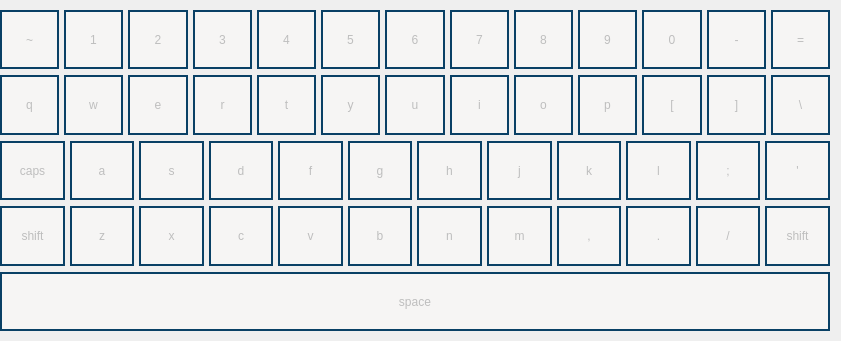
   <widget class="QWidget" name="verticalLayoutWidget">
    <property name="geometry">
     <rect>
      <x>10</x>
      <y>300</y>
      <width>841</width>
      <height>341</height>
     </rect>
    </property>
    <layout class="QVBoxLayout" name="verticalLayout">
     <property name="leftMargin">
      <number>0</number>
     </property>
     <property name="topMargin">
      <number>10</number>
     </property>
     <property name="bottomMargin">
      <number>10</number>
     </property>
     <item>
      <layout class="QHBoxLayout" name="horizontalLayout">
       <property name="spacing">
        <number>5</number>
       </property>
       <property name="sizeConstraint">
        <enum>QLayout::SetDefaultConstraint</enum>
       </property>
       <item>
        <widget class="QPushButton" name="bnt_49">
         <property name="enabled">
          <bool>false</bool>
         </property>
         <property name="sizePolicy">
          <sizepolicy hsizetype="MinimumExpanding" vsizetype="Minimum">
           <horstretch>0</horstretch>
           <verstretch>0</verstretch>
          </sizepolicy>
         </property>
         <property name="styleSheet">
          <string notr="true">border: 2px solid #094065;
background-color: rgb(246, 245, 244);</string>
         </property>
         <property name="text">
          <string>~</string>
         </property>
        </widget>
       </item>
       <item>
        <widget class="QPushButton" name="bnt_10">
         <property name="enabled">
          <bool>false</bool>
         </property>
         <property name="sizePolicy">
          <sizepolicy hsizetype="MinimumExpanding" vsizetype="Minimum">
           <horstretch>0</horstretch>
           <verstretch>0</verstretch>
          </sizepolicy>
         </property>
         <property name="styleSheet">
          <string notr="true">border: 2px solid #094065;
background-color: rgb(246, 245, 244);</string>
         </property>
         <property name="text">
          <string>1</string>
         </property>
        </widget>
       </item>
       <item>
        <widget class="QPushButton" name="bnt_11">
         <property name="enabled">
          <bool>false</bool>
         </property>
         <property name="sizePolicy">
          <sizepolicy hsizetype="MinimumExpanding" vsizetype="Minimum">
           <horstretch>0</horstretch>
           <verstretch>0</verstretch>
          </sizepolicy>
         </property>
         <property name="styleSheet">
          <string notr="true">border: 2px solid #094065;
background-color: rgb(246, 245, 244);</string>
         </property>
         <property name="text">
          <string>2</string>
         </property>
        </widget>
       </item>
       <item>
        <widget class="QPushButton" name="bnt_12">
         <property name="enabled">
          <bool>false</bool>
         </property>
         <property name="sizePolicy">
          <sizepolicy hsizetype="MinimumExpanding" vsizetype="Minimum">
           <horstretch>0</horstretch>
           <verstretch>0</verstretch>
          </sizepolicy>
         </property>
         <property name="styleSheet">
          <string notr="true">border: 2px solid #094065;
background-color: rgb(246, 245, 244);</string>
         </property>
         <property name="text">
          <string>3</string>
         </property>
        </widget>
       </item>
       <item>
        <widget class="QPushButton" name="bnt_13">
         <property name="enabled">
          <bool>false</bool>
         </property>
         <property name="sizePolicy">
          <sizepolicy hsizetype="MinimumExpanding" vsizetype="Minimum">
           <horstretch>0</horstretch>
           <verstretch>0</verstretch>
          </sizepolicy>
         </property>
         <property name="styleSheet">
          <string notr="true">border: 2px solid #094065;
background-color: rgb(246, 245, 244);</string>
         </property>
         <property name="text">
          <string>4</string>
         </property>
        </widget>
       </item>
       <item>
        <widget class="QPushButton" name="bnt_14">
         <property name="enabled">
          <bool>false</bool>
         </property>
         <property name="sizePolicy">
          <sizepolicy hsizetype="MinimumExpanding" vsizetype="Minimum">
           <horstretch>0</horstretch>
           <verstretch>0</verstretch>
          </sizepolicy>
         </property>
         <property name="styleSheet">
          <string notr="true">border: 2px solid #094065;
background-color: rgb(246, 245, 244);</string>
         </property>
         <property name="text">
          <string>5</string>
         </property>
        </widget>
       </item>
       <item>
        <widget class="QPushButton" name="bnt_15">
         <property name="enabled">
          <bool>false</bool>
         </property>
         <property name="sizePolicy">
          <sizepolicy hsizetype="MinimumExpanding" vsizetype="Minimum">
           <horstretch>0</horstretch>
           <verstretch>0</verstretch>
          </sizepolicy>
         </property>
         <property name="styleSheet">
          <string notr="true">border: 2px solid #094065;
background-color: rgb(246, 245, 244);</string>
         </property>
         <property name="text">
          <string>6</string>
         </property>
        </widget>
       </item>
       <item>
        <widget class="QPushButton" name="bnt_16">
         <property name="enabled">
          <bool>false</bool>
         </property>
         <property name="sizePolicy">
          <sizepolicy hsizetype="MinimumExpanding" vsizetype="Minimum">
           <horstretch>0</horstretch>
           <verstretch>0</verstretch>
          </sizepolicy>
         </property>
         <property name="styleSheet">
          <string notr="true">border: 2px solid #094065;
background-color: rgb(246, 245, 244);</string>
         </property>
         <property name="text">
          <string>7</string>
         </property>
        </widget>
       </item>
       <item>
        <widget class="QPushButton" name="bnt_17">
         <property name="enabled">
          <bool>false</bool>
         </property>
         <property name="sizePolicy">
          <sizepolicy hsizetype="MinimumExpanding" vsizetype="Minimum">
           <horstretch>0</horstretch>
           <verstretch>0</verstretch>
          </sizepolicy>
         </property>
         <property name="styleSheet">
          <string notr="true">border: 2px solid #094065;
background-color: rgb(246, 245, 244);</string>
         </property>
         <property name="text">
          <string>8</string>
         </property>
        </widget>
       </item>
       <item>
        <widget class="QPushButton" name="bnt_18">
         <property name="enabled">
          <bool>false</bool>
         </property>
         <property name="sizePolicy">
          <sizepolicy hsizetype="MinimumExpanding" vsizetype="Minimum">
           <horstretch>0</horstretch>
           <verstretch>0</verstretch>
          </sizepolicy>
         </property>
         <property name="styleSheet">
          <string notr="true">border: 2px solid #094065;
background-color: rgb(246, 245, 244);</string>
         </property>
         <property name="text">
          <string>9</string>
         </property>
        </widget>
       </item>
       <item>
        <widget class="QPushButton" name="bnt_19">
         <property name="enabled">
          <bool>false</bool>
         </property>
         <property name="sizePolicy">
          <sizepolicy hsizetype="MinimumExpanding" vsizetype="Minimum">
           <horstretch>0</horstretch>
           <verstretch>0</verstretch>
          </sizepolicy>
         </property>
         <property name="styleSheet">
          <string notr="true">border: 2px solid #094065;
background-color: rgb(246, 245, 244);</string>
         </property>
         <property name="text">
          <string>0</string>
         </property>
        </widget>
       </item>
       <item>
        <widget class="QPushButton" name="bnt_20">
         <property name="enabled">
          <bool>false</bool>
         </property>
         <property name="sizePolicy">
          <sizepolicy hsizetype="MinimumExpanding" vsizetype="Minimum">
           <horstretch>0</horstretch>
           <verstretch>0</verstretch>
          </sizepolicy>
         </property>
         <property name="styleSheet">
          <string notr="true">border: 2px solid #094065;
background-color: rgb(246, 245, 244);</string>
         </property>
         <property name="text">
          <string>-</string>
         </property>
        </widget>
       </item>
       <item>
        <widget class="QPushButton" name="bnt_21">
         <property name="enabled">
          <bool>false</bool>
         </property>
         <property name="sizePolicy">
          <sizepolicy hsizetype="MinimumExpanding" vsizetype="Minimum">
           <horstretch>0</horstretch>
           <verstretch>0</verstretch>
          </sizepolicy>
         </property>
         <property name="styleSheet">
          <string notr="true">border: 2px solid #094065;
background-color: rgb(246, 245, 244);</string>
         </property>
         <property name="text">
          <string>=</string>
         </property>
        </widget>
       </item>
      </layout>
     </item>
     <item>
      <layout class="QHBoxLayout" name="horizontalLayout_3">
       <property name="spacing">
        <number>5</number>
       </property>
       <property name="sizeConstraint">
        <enum>QLayout::SetDefaultConstraint</enum>
       </property>
       <item>
        <widget class="QPushButton" name="bnt_24">
         <property name="enabled">
          <bool>false</bool>
         </property>
         <property name="sizePolicy">
          <sizepolicy hsizetype="MinimumExpanding" vsizetype="Minimum">
           <horstretch>0</horstretch>
           <verstretch>0</verstretch>
          </sizepolicy>
         </property>
         <property name="styleSheet">
          <string notr="true">border: 2px solid #094065;
background-color: rgb(246, 245, 244);</string>
         </property>
         <property name="text">
          <string>q</string>
         </property>
        </widget>
       </item>
       <item>
        <widget class="QPushButton" name="bnt_25">
         <property name="enabled">
          <bool>false</bool>
         </property>
         <property name="sizePolicy">
          <sizepolicy hsizetype="MinimumExpanding" vsizetype="Minimum">
           <horstretch>0</horstretch>
           <verstretch>0</verstretch>
          </sizepolicy>
         </property>
         <property name="styleSheet">
          <string notr="true">border: 2px solid #094065;
background-color: rgb(246, 245, 244);</string>
         </property>
         <property name="text">
          <string>w</string>
         </property>
        </widget>
       </item>
       <item>
        <widget class="QPushButton" name="bnt_26">
         <property name="enabled">
          <bool>false</bool>
         </property>
         <property name="sizePolicy">
          <sizepolicy hsizetype="MinimumExpanding" vsizetype="Minimum">
           <horstretch>0</horstretch>
           <verstretch>0</verstretch>
          </sizepolicy>
         </property>
         <property name="styleSheet">
          <string notr="true">border: 2px solid #094065;
background-color: rgb(246, 245, 244);</string>
         </property>
         <property name="text">
          <string>e</string>
         </property>
        </widget>
       </item>
       <item>
        <widget class="QPushButton" name="bnt_27">
         <property name="enabled">
          <bool>false</bool>
         </property>
         <property name="sizePolicy">
          <sizepolicy hsizetype="MinimumExpanding" vsizetype="Minimum">
           <horstretch>0</horstretch>
           <verstretch>0</verstretch>
          </sizepolicy>
         </property>
         <property name="styleSheet">
          <string notr="true">border: 2px solid #094065;
background-color: rgb(246, 245, 244);</string>
         </property>
         <property name="text">
          <string>r</string>
         </property>
        </widget>
       </item>
       <item>
        <widget class="QPushButton" name="bnt_28">
         <property name="enabled">
          <bool>false</bool>
         </property>
         <property name="sizePolicy">
          <sizepolicy hsizetype="MinimumExpanding" vsizetype="Minimum">
           <horstretch>0</horstretch>
           <verstretch>0</verstretch>
          </sizepolicy>
         </property>
         <property name="styleSheet">
          <string notr="true">border: 2px solid #094065;
background-color: rgb(246, 245, 244);</string>
         </property>
         <property name="text">
          <string>t</string>
         </property>
        </widget>
       </item>
       <item>
        <widget class="QPushButton" name="bnt_29">
         <property name="enabled">
          <bool>false</bool>
         </property>
         <property name="sizePolicy">
          <sizepolicy hsizetype="MinimumExpanding" vsizetype="Minimum">
           <horstretch>0</horstretch>
           <verstretch>0</verstretch>
          </sizepolicy>
         </property>
         <property name="styleSheet">
          <string notr="true">border: 2px solid #094065;
background-color: rgb(246, 245, 244);</string>
         </property>
         <property name="text">
          <string>y</string>
         </property>
        </widget>
       </item>
       <item>
        <widget class="QPushButton" name="bnt_30">
         <property name="enabled">
          <bool>false</bool>
         </property>
         <property name="sizePolicy">
          <sizepolicy hsizetype="MinimumExpanding" vsizetype="Minimum">
           <horstretch>0</horstretch>
           <verstretch>0</verstretch>
          </sizepolicy>
         </property>
         <property name="styleSheet">
          <string notr="true">border: 2px solid #094065;
background-color: rgb(246, 245, 244);</string>
         </property>
         <property name="text">
          <string>u</string>
         </property>
        </widget>
       </item>
       <item>
        <widget class="QPushButton" name="bnt_31">
         <property name="enabled">
          <bool>false</bool>
         </property>
         <property name="sizePolicy">
          <sizepolicy hsizetype="MinimumExpanding" vsizetype="Minimum">
           <horstretch>0</horstretch>
           <verstretch>0</verstretch>
          </sizepolicy>
         </property>
         <property name="styleSheet">
          <string notr="true">border: 2px solid #094065;
background-color: rgb(246, 245, 244);</string>
         </property>
         <property name="text">
          <string>i</string>
         </property>
        </widget>
       </item>
       <item>
        <widget class="QPushButton" name="bnt_32">
         <property name="enabled">
          <bool>false</bool>
         </property>
         <property name="sizePolicy">
          <sizepolicy hsizetype="MinimumExpanding" vsizetype="Minimum">
           <horstretch>0</horstretch>
           <verstretch>0</verstretch>
          </sizepolicy>
         </property>
         <property name="styleSheet">
          <string notr="true">border: 2px solid #094065;
background-color: rgb(246, 245, 244);</string>
         </property>
         <property name="text">
          <string>o</string>
         </property>
        </widget>
       </item>
       <item>
        <widget class="QPushButton" name="bnt_33">
         <property name="enabled">
          <bool>false</bool>
         </property>
         <property name="sizePolicy">
          <sizepolicy hsizetype="MinimumExpanding" vsizetype="Minimum">
           <horstretch>0</horstretch>
           <verstretch>0</verstretch>
          </sizepolicy>
         </property>
         <property name="styleSheet">
          <string notr="true">border: 2px solid #094065;
background-color: rgb(246, 245, 244);</string>
         </property>
         <property name="text">
          <string>p</string>
         </property>
        </widget>
       </item>
       <item>
        <widget class="QPushButton" name="bnt_34">
         <property name="enabled">
          <bool>false</bool>
         </property>
         <property name="sizePolicy">
          <sizepolicy hsizetype="MinimumExpanding" vsizetype="Minimum">
           <horstretch>0</horstretch>
           <verstretch>0</verstretch>
          </sizepolicy>
         </property>
         <property name="styleSheet">
          <string notr="true">border: 2px solid #094065;
background-color: rgb(246, 245, 244);</string>
         </property>
         <property name="text">
          <string>[</string>
         </property>
        </widget>
       </item>
       <item>
        <widget class="QPushButton" name="bnt_35">
         <property name="enabled">
          <bool>false</bool>
         </property>
         <property name="sizePolicy">
          <sizepolicy hsizetype="MinimumExpanding" vsizetype="Minimum">
           <horstretch>0</horstretch>
           <verstretch>0</verstretch>
          </sizepolicy>
         </property>
         <property name="styleSheet">
          <string notr="true">border: 2px solid #094065;
background-color: rgb(246, 245, 244);</string>
         </property>
         <property name="text">
          <string>]</string>
         </property>
        </widget>
       </item>
       <item>
        <widget class="QPushButton" name="bnt_51">
         <property name="enabled">
          <bool>false</bool>
         </property>
         <property name="sizePolicy">
          <sizepolicy hsizetype="MinimumExpanding" vsizetype="Minimum">
           <horstretch>0</horstretch>
           <verstretch>0</verstretch>
          </sizepolicy>
         </property>
         <property name="styleSheet">
          <string notr="true">border: 2px solid #094065;
background-color: rgb(246, 245, 244);</string>
         </property>
         <property name="text">
          <string>\</string>
         </property>
        </widget>
       </item>
      </layout>
     </item>
     <item>
      <layout class="QHBoxLayout" name="horizontalLayout_4">
       <property name="spacing">
        <number>5</number>
       </property>
       <property name="sizeConstraint">
        <enum>QLayout::SetDefaultConstraint</enum>
       </property>
       <item>
        <widget class="QPushButton" name="bnt_66">
         <property name="enabled">
          <bool>false</bool>
         </property>
         <property name="sizePolicy">
          <sizepolicy hsizetype="MinimumExpanding" vsizetype="Minimum">
           <horstretch>0</horstretch>
           <verstretch>0</verstretch>
          </sizepolicy>
         </property>
         <property name="styleSheet">
          <string notr="true">border: 2px solid #094065;
background-color: rgb(246, 245, 244);</string>
         </property>
         <property name="text">
          <string>caps</string>
         </property>
        </widget>
       </item>
       <item>
        <widget class="QPushButton" name="bnt_38">
         <property name="enabled">
          <bool>false</bool>
         </property>
         <property name="sizePolicy">
          <sizepolicy hsizetype="MinimumExpanding" vsizetype="Minimum">
           <horstretch>0</horstretch>
           <verstretch>0</verstretch>
          </sizepolicy>
         </property>
         <property name="styleSheet">
          <string notr="true">border: 2px solid #094065;
background-color: rgb(246, 245, 244);</string>
         </property>
         <property name="text">
          <string>a</string>
         </property>
        </widget>
       </item>
       <item>
        <widget class="QPushButton" name="bnt_39">
         <property name="enabled">
          <bool>false</bool>
         </property>
         <property name="sizePolicy">
          <sizepolicy hsizetype="MinimumExpanding" vsizetype="Minimum">
           <horstretch>0</horstretch>
           <verstretch>0</verstretch>
          </sizepolicy>
         </property>
         <property name="styleSheet">
          <string notr="true">border: 2px solid #094065;
background-color: rgb(246, 245, 244);</string>
         </property>
         <property name="text">
          <string>s</string>
         </property>
        </widget>
       </item>
       <item>
        <widget class="QPushButton" name="bnt_40">
         <property name="enabled">
          <bool>false</bool>
         </property>
         <property name="sizePolicy">
          <sizepolicy hsizetype="MinimumExpanding" vsizetype="Minimum">
           <horstretch>0</horstretch>
           <verstretch>0</verstretch>
          </sizepolicy>
         </property>
         <property name="styleSheet">
          <string notr="true">border: 2px solid #094065;
background-color: rgb(246, 245, 244);</string>
         </property>
         <property name="text">
          <string>d</string>
         </property>
        </widget>
       </item>
       <item>
        <widget class="QPushButton" name="bnt_41">
         <property name="enabled">
          <bool>false</bool>
         </property>
         <property name="sizePolicy">
          <sizepolicy hsizetype="MinimumExpanding" vsizetype="Minimum">
           <horstretch>0</horstretch>
           <verstretch>0</verstretch>
          </sizepolicy>
         </property>
         <property name="styleSheet">
          <string notr="true">border: 2px solid #094065;
background-color: rgb(246, 245, 244);</string>
         </property>
         <property name="text">
          <string>f</string>
         </property>
        </widget>
       </item>
       <item>
        <widget class="QPushButton" name="bnt_42">
         <property name="enabled">
          <bool>false</bool>
         </property>
         <property name="sizePolicy">
          <sizepolicy hsizetype="MinimumExpanding" vsizetype="Minimum">
           <horstretch>0</horstretch>
           <verstretch>0</verstretch>
          </sizepolicy>
         </property>
         <property name="styleSheet">
          <string notr="true">border: 2px solid #094065;
background-color: rgb(246, 245, 244);</string>
         </property>
         <property name="text">
          <string>g</string>
         </property>
        </widget>
       </item>
       <item>
        <widget class="QPushButton" name="bnt_43">
         <property name="enabled">
          <bool>false</bool>
         </property>
         <property name="sizePolicy">
          <sizepolicy hsizetype="MinimumExpanding" vsizetype="Minimum">
           <horstretch>0</horstretch>
           <verstretch>0</verstretch>
          </sizepolicy>
         </property>
         <property name="styleSheet">
          <string notr="true">border: 2px solid #094065;
background-color: rgb(246, 245, 244);</string>
         </property>
         <property name="text">
          <string>h</string>
         </property>
        </widget>
       </item>
       <item>
        <widget class="QPushButton" name="bnt_44">
         <property name="enabled">
          <bool>false</bool>
         </property>
         <property name="sizePolicy">
          <sizepolicy hsizetype="MinimumExpanding" vsizetype="Minimum">
           <horstretch>0</horstretch>
           <verstretch>0</verstretch>
          </sizepolicy>
         </property>
         <property name="styleSheet">
          <string notr="true">border: 2px solid #094065;
background-color: rgb(246, 245, 244);</string>
         </property>
         <property name="text">
          <string>j</string>
         </property>
        </widget>
       </item>
       <item>
        <widget class="QPushButton" name="bnt_45">
         <property name="enabled">
          <bool>false</bool>
         </property>
         <property name="sizePolicy">
          <sizepolicy hsizetype="MinimumExpanding" vsizetype="Minimum">
           <horstretch>0</horstretch>
           <verstretch>0</verstretch>
          </sizepolicy>
         </property>
         <property name="styleSheet">
          <string notr="true">border: 2px solid #094065;
background-color: rgb(246, 245, 244);</string>
         </property>
         <property name="text">
          <string>k</string>
         </property>
        </widget>
       </item>
       <item>
        <widget class="QPushButton" name="bnt_46">
         <property name="enabled">
          <bool>false</bool>
         </property>
         <property name="sizePolicy">
          <sizepolicy hsizetype="MinimumExpanding" vsizetype="Minimum">
           <horstretch>0</horstretch>
           <verstretch>0</verstretch>
          </sizepolicy>
         </property>
         <property name="styleSheet">
          <string notr="true">border: 2px solid #094065;
background-color: rgb(246, 245, 244);</string>
         </property>
         <property name="text">
          <string>l</string>
         </property>
        </widget>
       </item>
       <item>
        <widget class="QPushButton" name="bnt_47">
         <property name="enabled">
          <bool>false</bool>
         </property>
         <property name="sizePolicy">
          <sizepolicy hsizetype="MinimumExpanding" vsizetype="Minimum">
           <horstretch>0</horstretch>
           <verstretch>0</verstretch>
          </sizepolicy>
         </property>
         <property name="styleSheet">
          <string notr="true">border: 2px solid #094065;
background-color: rgb(246, 245, 244);</string>
         </property>
         <property name="text">
          <string>;</string>
         </property>
        </widget>
       </item>
       <item>
        <widget class="QPushButton" name="bnt_48">
         <property name="enabled">
          <bool>false</bool>
         </property>
         <property name="sizePolicy">
          <sizepolicy hsizetype="MinimumExpanding" vsizetype="Minimum">
           <horstretch>0</horstretch>
           <verstretch>0</verstretch>
          </sizepolicy>
         </property>
         <property name="styleSheet">
          <string notr="true">border: 2px solid #094065;
background-color: rgb(246, 245, 244);</string>
         </property>
         <property name="text">
          <string>'</string>
         </property>
        </widget>
       </item>
      </layout>
     </item>
     <item>
      <layout class="QHBoxLayout" name="horizontalLayout_5">
       <property name="spacing">
        <number>5</number>
       </property>
       <property name="sizeConstraint">
        <enum>QLayout::SetDefaultConstraint</enum>
       </property>
       <item>
        <widget class="QPushButton" name="bnt_50">
         <property name="enabled">
          <bool>false</bool>
         </property>
         <property name="sizePolicy">
          <sizepolicy hsizetype="MinimumExpanding" vsizetype="Minimum">
           <horstretch>0</horstretch>
           <verstretch>0</verstretch>
          </sizepolicy>
         </property>
         <property name="styleSheet">
          <string notr="true">border: 2px solid #094065;
background-color: rgb(246, 245, 244);</string>
         </property>
         <property name="text">
          <string>shift</string>
         </property>
        </widget>
       </item>
       <item>
        <widget class="QPushButton" name="bnt_52">
         <property name="enabled">
          <bool>false</bool>
         </property>
         <property name="sizePolicy">
          <sizepolicy hsizetype="MinimumExpanding" vsizetype="Minimum">
           <horstretch>0</horstretch>
           <verstretch>0</verstretch>
          </sizepolicy>
         </property>
         <property name="styleSheet">
          <string notr="true">border: 2px solid #094065;
background-color: rgb(246, 245, 244);</string>
         </property>
         <property name="text">
          <string>z</string>
         </property>
        </widget>
       </item>
       <item>
        <widget class="QPushButton" name="bnt_53">
         <property name="enabled">
          <bool>false</bool>
         </property>
         <property name="sizePolicy">
          <sizepolicy hsizetype="MinimumExpanding" vsizetype="Minimum">
           <horstretch>0</horstretch>
           <verstretch>0</verstretch>
          </sizepolicy>
         </property>
         <property name="styleSheet">
          <string notr="true">border: 2px solid #094065;
background-color: rgb(246, 245, 244);</string>
         </property>
         <property name="text">
          <string>x</string>
         </property>
        </widget>
       </item>
       <item>
        <widget class="QPushButton" name="bnt_54">
         <property name="enabled">
          <bool>false</bool>
         </property>
         <property name="sizePolicy">
          <sizepolicy hsizetype="MinimumExpanding" vsizetype="Minimum">
           <horstretch>0</horstretch>
           <verstretch>0</verstretch>
          </sizepolicy>
         </property>
         <property name="styleSheet">
          <string notr="true">border: 2px solid #094065;
background-color: rgb(246, 245, 244);</string>
         </property>
         <property name="text">
          <string>c</string>
         </property>
        </widget>
       </item>
       <item>
        <widget class="QPushButton" name="bnt_55">
         <property name="enabled">
          <bool>false</bool>
         </property>
         <property name="sizePolicy">
          <sizepolicy hsizetype="MinimumExpanding" vsizetype="Minimum">
           <horstretch>0</horstretch>
           <verstretch>0</verstretch>
          </sizepolicy>
         </property>
         <property name="styleSheet">
          <string notr="true">border: 2px solid #094065;
background-color: rgb(246, 245, 244);</string>
         </property>
         <property name="text">
          <string>v</string>
         </property>
        </widget>
       </item>
       <item>
        <widget class="QPushButton" name="bnt_56">
         <property name="enabled">
          <bool>false</bool>
         </property>
         <property name="sizePolicy">
          <sizepolicy hsizetype="MinimumExpanding" vsizetype="Minimum">
           <horstretch>0</horstretch>
           <verstretch>0</verstretch>
          </sizepolicy>
         </property>
         <property name="styleSheet">
          <string notr="true">border: 2px solid #094065;
background-color: rgb(246, 245, 244);</string>
         </property>
         <property name="text">
          <string>b</string>
         </property>
        </widget>
       </item>
       <item>
        <widget class="QPushButton" name="bnt_57">
         <property name="enabled">
          <bool>false</bool>
         </property>
         <property name="sizePolicy">
          <sizepolicy hsizetype="MinimumExpanding" vsizetype="Minimum">
           <horstretch>0</horstretch>
           <verstretch>0</verstretch>
          </sizepolicy>
         </property>
         <property name="styleSheet">
          <string notr="true">border: 2px solid #094065;
background-color: rgb(246, 245, 244);</string>
         </property>
         <property name="text">
          <string>n</string>
         </property>
        </widget>
       </item>
       <item>
        <widget class="QPushButton" name="bnt_58">
         <property name="enabled">
          <bool>false</bool>
         </property>
         <property name="sizePolicy">
          <sizepolicy hsizetype="MinimumExpanding" vsizetype="Minimum">
           <horstretch>0</horstretch>
           <verstretch>0</verstretch>
          </sizepolicy>
         </property>
         <property name="styleSheet">
          <string notr="true">border: 2px solid #094065;
background-color: rgb(246, 245, 244);</string>
         </property>
         <property name="text">
          <string>m</string>
         </property>
        </widget>
       </item>
       <item>
        <widget class="QPushButton" name="bnt_59">
         <property name="enabled">
          <bool>false</bool>
         </property>
         <property name="sizePolicy">
          <sizepolicy hsizetype="MinimumExpanding" vsizetype="Minimum">
           <horstretch>0</horstretch>
           <verstretch>0</verstretch>
          </sizepolicy>
         </property>
         <property name="styleSheet">
          <string notr="true">border: 2px solid #094065;
background-color: rgb(246, 245, 244);</string>
         </property>
         <property name="text">
          <string>,</string>
         </property>
        </widget>
       </item>
       <item>
        <widget class="QPushButton" name="bnt_60">
         <property name="enabled">
          <bool>false</bool>
         </property>
         <property name="sizePolicy">
          <sizepolicy hsizetype="MinimumExpanding" vsizetype="Minimum">
           <horstretch>0</horstretch>
           <verstretch>0</verstretch>
          </sizepolicy>
         </property>
         <property name="styleSheet">
          <string notr="true">border: 2px solid #094065;
background-color: rgb(246, 245, 244);</string>
         </property>
         <property name="text">
          <string>.</string>
         </property>
        </widget>
       </item>
       <item>
        <widget class="QPushButton" name="bnt_61">
         <property name="enabled">
          <bool>false</bool>
         </property>
         <property name="sizePolicy">
          <sizepolicy hsizetype="MinimumExpanding" vsizetype="Minimum">
           <horstretch>0</horstretch>
           <verstretch>0</verstretch>
          </sizepolicy>
         </property>
         <property name="styleSheet">
          <string notr="true">border: 2px solid #094065;
background-color: rgb(246, 245, 244);</string>
         </property>
         <property name="text">
          <string>/</string>
         </property>
        </widget>
       </item>
       <item>
        <widget class="QPushButton" name="bnt_62">
         <property name="enabled">
          <bool>false</bool>
         </property>
         <property name="sizePolicy">
          <sizepolicy hsizetype="MinimumExpanding" vsizetype="Minimum">
           <horstretch>0</horstretch>
           <verstretch>0</verstretch>
          </sizepolicy>
         </property>
         <property name="styleSheet">
          <string notr="true">border: 2px solid #094065;
background-color: rgb(246, 245, 244);</string>
         </property>
         <property name="text">
          <string>shift</string>
         </property>
        </widget>
       </item>
      </layout>
     </item>
     <item>
      <widget class="QPushButton" name="bnt_65">
       <property name="enabled">
        <bool>false</bool>
       </property>
       <property name="sizePolicy">
        <sizepolicy hsizetype="Minimum" vsizetype="Minimum">
         <horstretch>0</horstretch>
         <verstretch>0</verstretch>
        </sizepolicy>
       </property>
       <property name="styleSheet">
        <string notr="true">border: 2px solid #094065;
background-color: rgb(246, 245, 244);</string>
       </property>
       <property name="text">
        <string>space</string>
       </property>
      </widget>
     </item>
    </layout>
   </widget>
